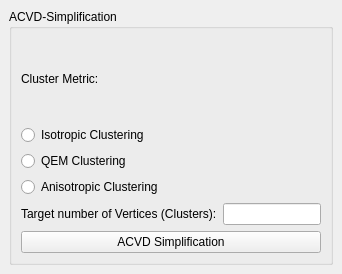
<?xml version="1.0" encoding="UTF-8"?>
<ui version="4.0">
 <class>ACVD_Simplification</class>
 <widget class="QDockWidget" name="ACVD Simplification">
  <property name="geometry">
   <rect>
    <x>0</x>
    <y>0</y>
    <width>342</width>
    <height>274</height>
   </rect>
  </property>
  <property name="windowTitle">
   <string>ACVD Simplification</string>
  </property>
  <widget class="QWidget" name="dockWidgetContents">
   <layout class="QVBoxLayout" name="verticalLayout">
    <item>
     <widget class="QGroupBox" name="groupBox">
      <property name="title">
       <string>ACVD-Simplification</string>
      </property>
      <layout class="QVBoxLayout" name="verticalLayout_2">
       <item>
        <widget class="QLabel" name="label_2">
         <property name="text">
          <string>Cluster Metric:</string>
         </property>
        </widget>
       </item>
       <item>
        <widget class="QRadioButton" name="IsotropicClustering">
         <property name="text">
          <string>Isotropic Clustering</string>
         </property>
        </widget>
       </item>
       <item>
        <widget class="QRadioButton" name="QEMClustering">
         <property name="text">
          <string>QEM Clustering</string>
         </property>
        </widget>
       </item>
       <item>
        <widget class="QRadioButton" name="AnisotropicClustering">
         <property name="text">
          <string>Anisotropic Clustering</string>
         </property>
        </widget>
       </item>
       <item>
        <layout class="QHBoxLayout" name="horizontalLayout_2">
         <item>
          <widget class="QLabel" name="label_3">
           <property name="text">
            <string>Target number of Vertices (Clusters):</string>
           </property>
          </widget>
         </item>
         <item>
         <widget class="DoubleEdit" name="nb_clusters_spin_box">
         <property name="value">
          <!-- doesn't matter, will be overwritten programmatically during initialization depending on the mesh -->
          <number>100</number>
         </property>
         </widget>
         </item>
        </layout>
       </item>
       <item>
        <widget class="QPushButton" name="ACVD_button">
         <property name="text">
          <string>ACVD Simplification</string>
         </property>
        </widget>
       </item>
      </layout>
     </widget>
    </item>
   </layout>
  </widget>
 </widget>
 <customwidgets>
  <customwidget>
   <class>DoubleEdit</class>
   <extends>QLineEdit</extends>
   <header>CGAL_double_edit.h</header>
  </customwidget>
 </customwidgets>
 <resources/>
 <connections/>
</ui>
